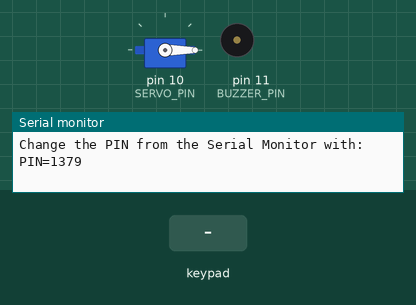
Simulated run of this sketch. Board: Arduino Uno, built with avr-gcc and run on an emulated ATmega328P. On the bench: servo, buzzer (waves = sounding), the last lines printed to the serial monitor. Inputs (shaded band) come from the test bench. EEPROM starts erased.

Above: at 1.3 s.
1.4 s: keypad keys 2 5 8 0 pressed 0.4 s apart
At 3.7 s:
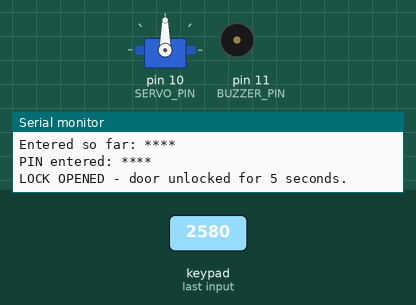
7.5 s: keypad keys 2 5 8 0 * pressed 0.4 s apart
At 9.8 s:
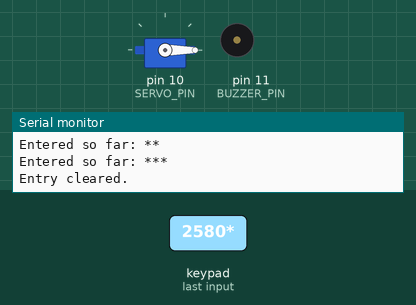
12.5 s: keypad keys 9 8 7 6 pressed 0.4 s apart
At 13.87 s:
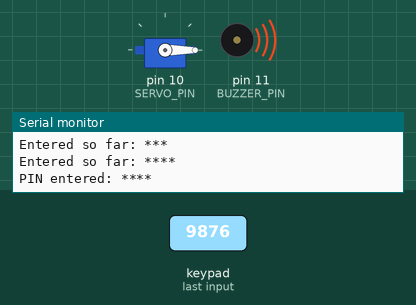
Timing chart, 0 to 15.5 s (numbered marks = the images above; inputs shaded):
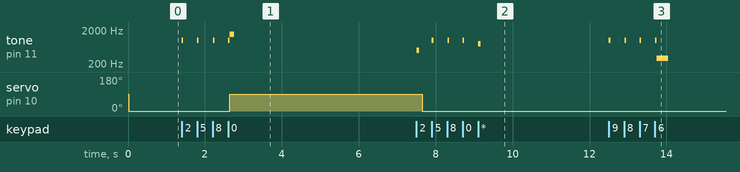

The sketch:

Electronic-Combination-Lock.ino
```cpp
// 074 - Electronic Combination Lock
// Enter a 4 digit PIN on a 4x4 membrane keypad to open a servo driven lock.
// The PIN can be changed with a Serial command and is stored in EEPROM,
// so it survives a power cycle. Three wrong attempts trigger a 30 second alarm.
// Board: Arduino Uno
// Wiring:
//   4x4 keypad rows -> pins 9, 8, 7, 6
//   4x4 keypad cols -> pins 5, 4, 3, 2
//   Servo signal -> pin 10 (0 deg = locked, 90 deg = open)
//   Buzzer -> pin 11 (other leg to GND)
//
// Libraries: Keypad (install from the Library Manager), EEPROM (built-in)

#include <Keypad.h>   // Library for reading a membrane keypad
#include <EEPROM.h>   // Built-in library to remember the PIN without power
#include <Servo.h>    // Built-in library for the lock servo

// ---------------- Keypad wiring ----------------
const byte ROWS = 4;
const byte COLS = 4;
char keys[ROWS][COLS] = {
  {'1', '2', '3', 'A'},
  {'4', '5', '6', 'B'},
  {'7', '8', '9', 'C'},
  {'*', '0', '#', 'D'}
};
byte rowPins[ROWS] = {9, 8, 7, 6};  // Rows connected to these pins
byte colPins[COLS] = {5, 4, 3, 2};  // Columns connected to these pins

Keypad keypad = Keypad(makeKeymap(keys), rowPins, colPins, ROWS, COLS);

// ---------------- Other pins ----------------
const int SERVO_PIN = 10;   // Servo that moves the lock bolt
const int BUZZER_PIN = 11;  // Buzzer for feedback and the alarm

// ---------------- Lock settings ----------------
const int LOCKED_ANGLE = 0;             // Servo angle when locked
const int OPEN_ANGLE = 90;              // Servo angle when unlocked
const unsigned long UNLOCK_TIME_MS = 5000;   // Auto relock after 5 seconds
const unsigned long ALARM_TIME_MS = 30000;   // Alarm lasts 30 seconds
const unsigned long ALARM_BLINK_MS = 250;    // Alarm toggles 4 times a second
const byte MAX_WRONG_ATTEMPTS = 3;           // Wrong PINs before the alarm
const byte PIN_LENGTH = 4;                   // PIN is exactly 4 digits

// ---------------- EEPROM layout ----------------
const int EE_ADDR_PIN = 0;      // 4 bytes, one per digit
const int EE_ADDR_MAGIC = 4;    // 1 byte marker: EEPROM already initialised?
const byte EE_MAGIC_VALUE = 0xA5;
const char DEFAULT_PIN[PIN_LENGTH + 1] = "2580";  // Factory PIN

// ---------------- State ----------------
enum LockState { LOCKED, OPENED, ALARMING };

LockState lockState = LOCKED;
char storedPin[PIN_LENGTH + 1] = "2580";  // Current PIN (kept in RAM too)
char entered[PIN_LENGTH + 1] = "";        // What the user has typed so far
byte enteredLength = 0;
byte wrongAttempts = 0;
unsigned long stateStartMs = 0;   // When the current state began
unsigned long lastAlarmToggleMs = 0;
bool alarmToneOn = false;

Servo lockServo;

// ---------------- EEPROM helpers ----------------
void savePinToEeprom(const char *newPin) {
  for (byte i = 0; i < PIN_LENGTH; i++) {
    // EEPROM.update() only writes when the value really changes,
    // which saves the limited number of EEPROM write cycles
    EEPROM.update(EE_ADDR_PIN + i, (byte)newPin[i]);
    storedPin[i] = newPin[i];
  }
  storedPin[PIN_LENGTH] = '\0';
  EEPROM.update(EE_ADDR_MAGIC, EE_MAGIC_VALUE);
}

// Read the stored PIN, or write the default one the very first time
void loadPinFromEeprom() {
  if (EEPROM.read(EE_ADDR_MAGIC) != EE_MAGIC_VALUE) {
    // First run: save the default PIN so the address holds something valid
    savePinToEeprom(DEFAULT_PIN);
    Serial.println("EEPROM was empty - default PIN 2580 stored.");
    return;
  }
  for (byte i = 0; i < PIN_LENGTH; i++) {
    storedPin[i] = (char)EEPROM.read(EE_ADDR_PIN + i);
  }
  storedPin[PIN_LENGTH] = '\0';
}

// ---------------- Feedback helpers ----------------
void beep(int frequency, int durationMs) {
  tone(BUZZER_PIN, frequency);
  delay(durationMs);
  noTone(BUZZER_PIN);
}

// Empty the entry buffer so no characters from an old attempt survive
void clearEntry() {
  enteredLength = 0;
  for (byte i = 0; i <= PIN_LENGTH; i++) entered[i] = '\0';
}

void lockAgain() {
  lockServo.write(LOCKED_ANGLE);
  lockState = LOCKED;
  clearEntry();
  Serial.println("LOCK is now LOCKED. Enter PIN.");
}

void unlock() {
  lockServo.write(OPEN_ANGLE);
  lockState = OPENED;
  stateStartMs = millis();
  wrongAttempts = 0;  // Successful entry clears the attempt counter
  clearEntry();
  beep(1500, 120);
  Serial.println("LOCK OPENED - door unlocked for 5 seconds.");
}

void startAlarm() {
  lockState = ALARMING;
  stateStartMs = millis();
  lastAlarmToggleMs = millis();
  alarmToneOn = true;
  tone(BUZZER_PIN, 2000);
  Serial.println("ALARM! 3 wrong attempts - sounding for 30 seconds.");
}

// Check what the user typed against the stored PIN
void checkEnteredPin() {
  entered[PIN_LENGTH] = '\0';
  Serial.print("PIN entered: ");
  for (byte i = 0; i < PIN_LENGTH; i++) Serial.print('*');  // Never print the real code
  Serial.println();

  // Only a complete 4 digit entry can ever be correct
  bool correct = (enteredLength == PIN_LENGTH);
  for (byte i = 0; correct && i < PIN_LENGTH; i++) {
    if (entered[i] != storedPin[i]) correct = false;
  }

  if (correct) {
    unlock();
  } else {
    wrongAttempts++;
    clearEntry();
    beep(300, 300);  // Low error tone
    Serial.print("WRONG PIN - attempt ");
    Serial.print(wrongAttempts);
    Serial.print(" of ");
    Serial.println(MAX_WRONG_ATTEMPTS);

    if (wrongAttempts >= MAX_WRONG_ATTEMPTS) {
      startAlarm();
    }
  }
}

// Handle one line received from the Serial Monitor, e.g. "PIN=1234"
void handleSerialCommand(String line) {
  line.trim();
  if (line.length() == 0) return;

  if (line.startsWith("PIN=")) {
    String candidate = line.substring(4);
    if (candidate.length() != PIN_LENGTH) {
      Serial.println("ERROR: the new PIN must be exactly 4 digits. Example: PIN=1379");
      return;
    }
    bool allDigits = true;
    for (byte i = 0; i < PIN_LENGTH; i++) {
      if (candidate.charAt(i) < '0' || candidate.charAt(i) > '9') allDigits = false;
    }
    if (!allDigits) {
      Serial.println("ERROR: use digits 0-9 only. Example: PIN=1379");
      return;
    }
    savePinToEeprom(candidate.c_str());
    Serial.println("PIN changed and saved to EEPROM. Use it on the keypad now.");
  } else {
    Serial.println("Available command: PIN=1234  (exactly 4 digits)");
  }
}

void setup() {
  Serial.begin(9600);
  Serial.println("Electronic Combination Lock starting...");

  lockServo.attach(SERVO_PIN);
  pinMode(BUZZER_PIN, OUTPUT);

  loadPinFromEeprom();

  lockServo.write(LOCKED_ANGLE);
  Serial.print("Stored PIN is ");
  Serial.print(PIN_LENGTH);
  Serial.println(" digits long.");
  Serial.println("Type a key on the keypad. '*' clears your entry.");
  Serial.println("Change the PIN from the Serial Monitor with: PIN=1379");
}

void loop() {
  // ----- 1. Always accept Serial commands (PIN changes) -----
  if (Serial.available() > 0) {
    String line = Serial.readStringUntil('\n');
    handleSerialCommand(line);
  }

  // ----- 2. Read the keypad -----
  char key = keypad.getKey();
  if (key != NO_KEY && lockState == LOCKED) {
    if (key == '*') {
      // Clear the current entry
      clearEntry();
      Serial.println("Entry cleared.");
      beep(800, 60);
    } else if (key == '#') {
      // Optional: press '#' to submit (same result as typing the 4th digit)
      if (enteredLength == PIN_LENGTH) checkEnteredPin();
    } else if (key >= '0' && key <= '9') {
      if (enteredLength < PIN_LENGTH) {
        entered[enteredLength] = key;
        enteredLength++;
        beep(1000, 40);  // Short click for feedback
        Serial.print("Entered so far: ");
        for (byte i = 0; i < enteredLength; i++) Serial.print('*');
        Serial.println();
      }
      // Auto-submit as soon as 4 digits are in
      if (enteredLength == PIN_LENGTH) checkEnteredPin();
    }
  } else if (key != NO_KEY && lockState != LOCKED) {
    // Keys are ignored while the lock is open or the alarm is sounding
    beep(500, 60);
  }

  // ----- 3. Manage the OPENED state (auto relock) -----
  if (lockState == OPENED && millis() - stateStartMs >= UNLOCK_TIME_MS) {
    lockAgain();
  }

  // ----- 4. Manage the ALARMING state (30 seconds) -----
  if (lockState == ALARMING) {
    // Toggle the siren tone to make it hard to ignore
    if (millis() - lastAlarmToggleMs >= ALARM_BLINK_MS) {
      lastAlarmToggleMs = millis();
      alarmToneOn = !alarmToneOn;
      if (alarmToneOn) tone(BUZZER_PIN, 2000);
      else noTone(BUZZER_PIN);
    }

    if (millis() - stateStartMs >= ALARM_TIME_MS) {
      noTone(BUZZER_PIN);
      wrongAttempts = 0;
      Serial.println("Alarm finished - lock reset.");
      lockAgain();
    }
  }

  delay(10);
}
```

Measured:
- after the input at 1.4 s, tone on pin 11 (BUZZER_PIN): plays 1000 Hz for 0.04 s, 1000 Hz for 0.04 s, 1000 Hz for 0.04 s, 1000 Hz for 0.04 s, 1500 Hz for 0.12 s, starting at once; servo on pin 10 (SERVO_PIN): 0° → 90° after 1.2 s
- after the input at 7.5 s, tone on pin 11 (BUZZER_PIN): plays 500 Hz for 0.06 s, 1000 Hz for 0.04 s, 1000 Hz for 0.04 s, 1000 Hz for 0.04 s, 800 Hz for 0.06 s, starting at once
- after the input at 12.5 s, tone on pin 11 (BUZZER_PIN): plays 1000 Hz for 0.04 s, 1000 Hz for 0.04 s, 1000 Hz for 0.04 s, 1000 Hz for 0.04 s, 300 Hz for 0.30 s, starting at once
